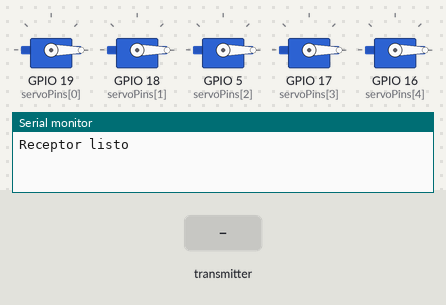
A sketch run on a simulated ESP32. Shown: 5 × servo, the last lines printed to the serial monitor. The inputs (shaded band) are chosen by the test bench.

Above: at 1.2 s.
1.3 s: the transmitter starts sending numeros.0 = 1024
At 2.5 s:
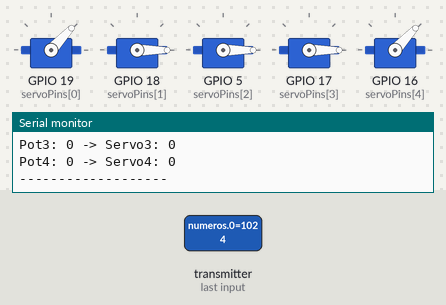
2.8 s: the transmitter starts sending numeros.1 = 1024
At 3.9 s:
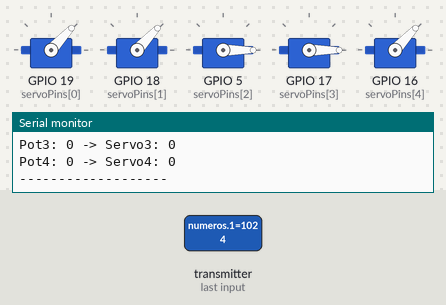
4.3 s: the transmitter starts sending numeros.2 = 1024
At 5.0 s:
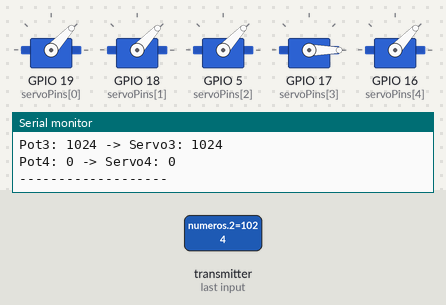
5.8 s: the transmitter starts sending numeros.3 = 1024
At 6.2 s:
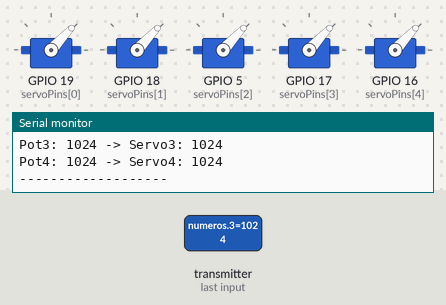
7.3 s: the transmitter starts sending numeros.0 = 0
At 8.5 s:
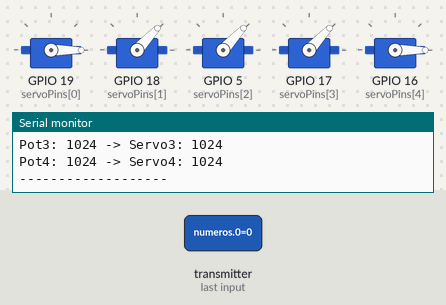
8.8 s: the transmitter starts sending numeros.1 = 2048
At 9.7 s:
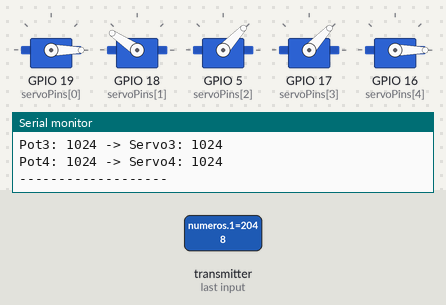
Timing chart, 0 to 11.3 s (numbered marks = the images above; inputs shaded):
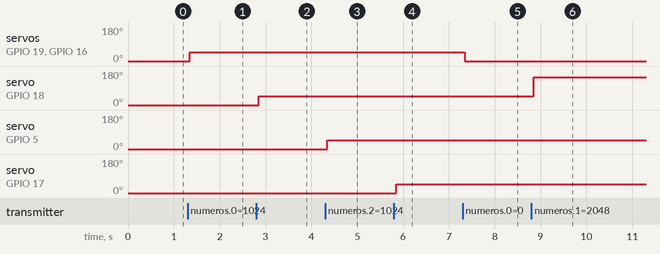

Measured:
- after the input at 1.3 s, servo on GPIO 19 (servoPins[0]), servo on GPIO 16 (servoPins[4]): 0° → 47° after 0.05 s
- after the input at 2.8 s, servo on GPIO 18 (servoPins[1]): 0° → 47° after 0.05 s
- after the input at 4.3 s, servo on GPIO 5 (servoPins[2]): 0° → 47° after 0.05 s
- after the input at 5.8 s, servo on GPIO 17 (servoPins[3]): 0° → 47° after 0.05 s
- after the input at 7.3 s, servo on GPIO 19 (servoPins[0]), servo on GPIO 16 (servoPins[4]): 47° → 0° after 0.05 s
- after the input at 8.8 s, servo on GPIO 18 (servoPins[1]): 47° → 146° after 0.05 s

The sketch:

SLAVEservoS_ESP32.ino
```cpp
// ESP32 RECEPTOR - recibe 4 valores por ESP-NOW y mueve 5 servos
// El potenciómetro 1 mueve el servo 1 y también el servo 5

#include <WiFi.h>
#include <esp_now.h>
#include <ESP32Servo.h>

#define NUM_POTS 4
#define NUM_SERVOS 5

int servoPins[NUM_SERVOS] = {19, 18, 5, 17, 16};

Servo servos[NUM_SERVOS];

typedef struct struct_message {
  int numeros[NUM_POTS];
} struct_message;

struct_message myData;

int angulosServo[NUM_SERVOS] = {0, 0, 0, 0, 0};

void OnDataRecv(const esp_now_recv_info *info, const uint8_t *incomingData, int len) {
  if (len != sizeof(myData)) {
    Serial.print("Error: tamaño de datos incorrecto. Recibido: ");
    Serial.print(len);
    Serial.print(" bytes / Esperado: ");
    Serial.println(sizeof(myData));
    return;
  }

  memcpy(&myData, incomingData, sizeof(myData));

  // Servo 1 <- Pot 1
  angulosServo[0] = myData.numeros[0];

  // Servo 2 <- Pot 2
  angulosServo[1] = myData.numeros[1];

  // Servo 3 <- Pot 3
  angulosServo[2] = myData.numeros[2];

  // Servo 4 <- Pot 4
  angulosServo[3] = myData.numeros[3];

  // Servo 5 <- Pot 1
  angulosServo[4] = myData.numeros[0];

  for (int i = 0; i < NUM_SERVOS; i++) {
    servos[i].write(angulosServo[i]);
  }

  Serial.print("Pot1: ");
  Serial.print(myData.numeros[0]);
  Serial.print(" -> Servo1 y Servo5: ");
  Serial.print(angulosServo[0]);
  Serial.print(" / ");
  Serial.println(angulosServo[4]);

  Serial.print("Pot2: ");
  Serial.print(myData.numeros[1]);
  Serial.print(" -> Servo2: ");
  Serial.println(angulosServo[1]);

  Serial.print("Pot3: ");
  Serial.print(myData.numeros[2]);
  Serial.print(" -> Servo3: ");
  Serial.println(angulosServo[2]);

  Serial.print("Pot4: ");
  Serial.print(myData.numeros[3]);
  Serial.print(" -> Servo4: ");
  Serial.println(angulosServo[3]);

  Serial.println("-------------------");
}

void setup() {
  Serial.begin(115200);

  for (int i = 0; i < NUM_SERVOS; i++) {
    servos[i].attach(servoPins[i]);
    servos[i].write(0);
  }

  WiFi.mode(WIFI_STA);

  if (esp_now_init() != ESP_OK) {
    Serial.println("Error al inicializar ESP-NOW");
    return;
  }

  esp_now_register_recv_cb(OnDataRecv);

  Serial.println("Receptor listo");
}

void loop() {
}
```
